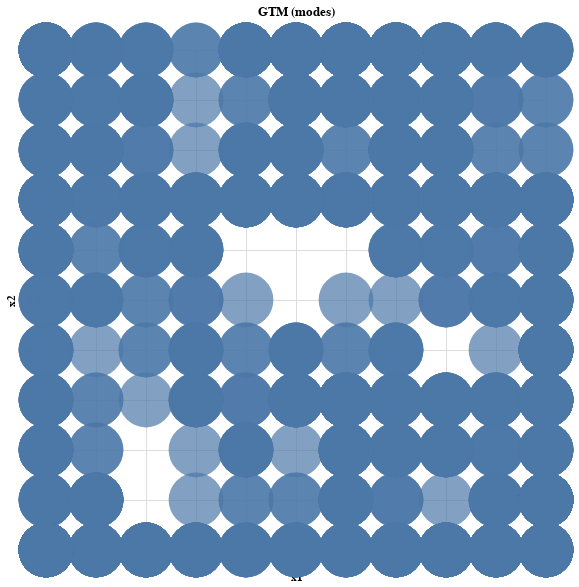

Notebook code for this chart:
### Code cell
gtm_modes_all.display()

### Figure 1 — Vega-Lite specification as saved in the notebook (floating-point values rounded to 4 significant figures; data arrays with more than 128 entries replaced by an {"elided": "..."} marker saying what was removed)
{"config": {"view": {"continuousWidth": 300, "continuousHeight": 300}}, "data": {"name": "data-42f97739d3fcda8a900b612911034022"}, "mark": {"type": "circle"}, "encoding": {"size": {"value": 3000}, "tooltip": [{"field": "x1", "type": "quantitative"}, {"field": "x2", "type": "quantitative"}, {"field": "label", "type": "nominal"}], "x": {"field": "x1", "type": "quantitative"}, "y": {"field": "x2", "type": "quantitative"}}, "height": 500, "title": "GTM (modes)", "width": 500, "$schema": "https://vega.github.io/schema/vega-lite/v5.17.0.json", "datasets": {"data-42f97739d3fcda8a900b612911034022": {"elided": "989 records"}}}
